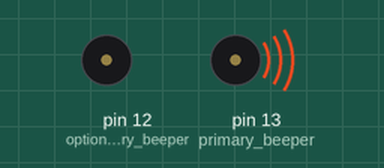
This sketch was run on a simulated Arduino Uno, built with avr-gcc and run on an emulated ATmega328P. Parts: buzzer (waves = sounding, pin HIGH).

Above: at 0.5 s.
Timing chart, 0 to 4.6 s (numbered marks = the images above):
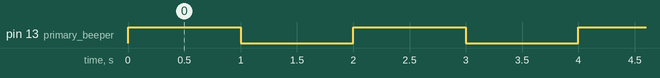

The sketch:

beeper.ino
```cpp
// the setup function runs once when you press reset or power the board
void setup() {
  // initialize digital pin 13 as an output.
  pinMode(13, OUTPUT);  // primary beeper
  pinMode(12, OUTPUT);  // optional secondary beeper
}

// the loop function runs over and over again forever
void loop() {
  digitalWrite(13, HIGH);   // turn the pin on (HIGH is the voltage level)
  //digitalWrite(12, LOW);
  delay(1000);              // wait for a second
  digitalWrite(13, LOW);    // turn the pin off by making the voltage LOW
   //digitalWrite(12, HIGH);
  delay(1000);              // wait for a second
}
```

Measured:
- by itself, pin 13 (primary_beeper): alternates HIGH for 1.0 s and LOW for 1.0 s
